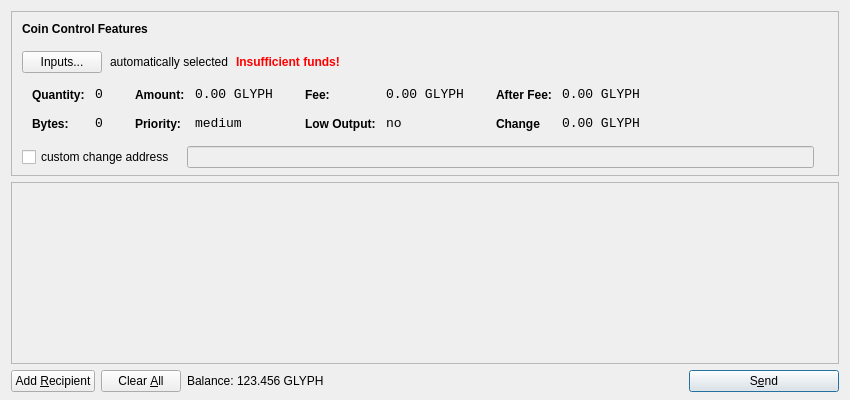
<?xml version="1.0" encoding="UTF-8"?>
<ui version="4.0">
 <class>SendCoinsDialog</class>
 <widget class="QDialog" name="SendCoinsDialog">
  <property name="geometry">
   <rect>
    <x>0</x>
    <y>0</y>
    <width>850</width>
    <height>400</height>
   </rect>
  </property>
  <property name="windowTitle">
   <string>Send Coins</string>
  </property>
  <layout class="QVBoxLayout" name="verticalLayout" stretch="0,1,0">
   <property name="bottomMargin">
    <number>8</number>
   </property>
   <item>
    <widget class="QFrame" name="frameCoinControl">
     <property name="sizePolicy">
      <sizepolicy hsizetype="Expanding" vsizetype="Expanding">
       <horstretch>0</horstretch>
       <verstretch>0</verstretch>
      </sizepolicy>
     </property>
     <property name="maximumSize">
      <size>
       <width>16777215</width>
       <height>16777215</height>
      </size>
     </property>
     <property name="frameShape">
      <enum>QFrame::StyledPanel</enum>
     </property>
     <property name="frameShadow">
      <enum>QFrame::Sunken</enum>
     </property>
     <layout class="QVBoxLayout" name="verticalLayoutCoinControl2">
      <property name="spacing">
       <number>-1</number>
      </property>
      <property name="leftMargin">
       <number>0</number>
      </property>
      <property name="topMargin">
       <number>0</number>
      </property>
      <property name="rightMargin">
       <number>0</number>
      </property>
      <property name="bottomMargin">
       <number>6</number>
      </property>
      <item>
       <layout class="QVBoxLayout" name="verticalLayoutCoinControl" stretch="0,0,0,0,1">
        <property name="spacing">
         <number>0</number>
        </property>
        <property name="leftMargin">
         <number>10</number>
        </property>
        <property name="topMargin">
         <number>10</number>
        </property>
        <item>
         <layout class="QHBoxLayout" name="horizontalLayoutCoinControl1">
          <property name="bottomMargin">
           <number>15</number>
          </property>
          <item>
           <widget class="QLabel" name="labelCoinControlFeatures">
            <property name="sizePolicy">
             <sizepolicy hsizetype="Preferred" vsizetype="Maximum">
              <horstretch>0</horstretch>
              <verstretch>0</verstretch>
             </sizepolicy>
            </property>
            <property name="font">
             <font>
              <weight>75</weight>
              <bold>true</bold>
             </font>
            </property>
            <property name="styleSheet">
             <string notr="true">font-weight:bold;</string>
            </property>
            <property name="text">
             <string>Coin Control Features</string>
            </property>
           </widget>
          </item>
         </layout>
        </item>
        <item>
         <layout class="QHBoxLayout" name="horizontalLayoutCoinControl2" stretch="0,0,0,0">
          <property name="spacing">
           <number>8</number>
          </property>
          <property name="bottomMargin">
           <number>10</number>
          </property>
          <item>
           <widget class="QPushButton" name="pushButtonCoinControl">
            <property name="styleSheet">
             <string notr="true"/>
            </property>
            <property name="text">
             <string>Inputs...</string>
            </property>
           </widget>
          </item>
          <item>
           <widget class="QLabel" name="labelCoinControlAutomaticallySelected">
            <property name="text">
             <string>automatically selected</string>
            </property>
            <property name="margin">
             <number>5</number>
            </property>
           </widget>
          </item>
          <item>
           <widget class="QLabel" name="labelCoinControlInsuffFunds">
            <property name="font">
             <font>
              <weight>75</weight>
              <bold>true</bold>
             </font>
            </property>
            <property name="styleSheet">
             <string notr="true">color:red;font-weight:bold;</string>
            </property>
            <property name="text">
             <string>Insufficient funds!</string>
            </property>
            <property name="margin">
             <number>5</number>
            </property>
           </widget>
          </item>
          <item>
           <spacer name="horizontalSpacerCoinControl">
            <property name="orientation">
             <enum>Qt::Horizontal</enum>
            </property>
            <property name="sizeHint" stdset="0">
             <size>
              <width>40</width>
              <height>1</height>
             </size>
            </property>
           </spacer>
          </item>
         </layout>
        </item>
        <item>
         <widget class="QWidget" name="widgetCoinControl" native="true">
          <property name="sizePolicy">
           <sizepolicy hsizetype="Preferred" vsizetype="Preferred">
            <horstretch>0</horstretch>
            <verstretch>0</verstretch>
           </sizepolicy>
          </property>
          <property name="minimumSize">
           <size>
            <width>0</width>
            <height>0</height>
           </size>
          </property>
          <property name="styleSheet">
           <string notr="true"/>
          </property>
          <layout class="QHBoxLayout" name="horizontalLayoutCoinControl5">
           <property name="margin">
            <number>0</number>
           </property>
           <item>
            <layout class="QHBoxLayout" name="horizontalLayoutCoinControl3" stretch="0,0,0,1">
             <property name="spacing">
              <number>20</number>
             </property>
             <property name="topMargin">
              <number>0</number>
             </property>
             <property name="bottomMargin">
              <number>10</number>
             </property>
             <item>
              <layout class="QFormLayout" name="formLayoutCoinControl1">
               <property name="horizontalSpacing">
                <number>10</number>
               </property>
               <property name="verticalSpacing">
                <number>14</number>
               </property>
               <property name="leftMargin">
                <number>10</number>
               </property>
               <property name="topMargin">
                <number>4</number>
               </property>
               <property name="rightMargin">
                <number>6</number>
               </property>
               <item row="0" column="0">
                <widget class="QLabel" name="labelCoinControlQuantityText">
                 <property name="styleSheet">
                  <string notr="true">font-weight:bold;</string>
                 </property>
                 <property name="text">
                  <string>Quantity:</string>
                 </property>
                 <property name="margin">
                  <number>0</number>
                 </property>
                </widget>
               </item>
               <item row="0" column="1">
                <widget class="QLabel" name="labelCoinControlQuantity">
                 <property name="font">
                  <font>
                   <family>Monospace</family>
                   <pointsize>10</pointsize>
                  </font>
                 </property>
                 <property name="cursor">
                  <cursorShape>IBeamCursor</cursorShape>
                 </property>
                 <property name="contextMenuPolicy">
                  <enum>Qt::ActionsContextMenu</enum>
                 </property>
                 <property name="text">
                  <string>0</string>
                 </property>
                 <property name="margin">
                  <number>0</number>
                 </property>
                 <property name="textInteractionFlags">
                  <set>Qt::LinksAccessibleByMouse|Qt::TextSelectableByKeyboard|Qt::TextSelectableByMouse</set>
                 </property>
                </widget>
               </item>
               <item row="1" column="0">
                <widget class="QLabel" name="labelCoinControlBytesText">
                 <property name="styleSheet">
                  <string notr="true">font-weight:bold;</string>
                 </property>
                 <property name="text">
                  <string>Bytes:</string>
                 </property>
                </widget>
               </item>
               <item row="1" column="1">
                <widget class="QLabel" name="labelCoinControlBytes">
                 <property name="font">
                  <font>
                   <family>Monospace</family>
                   <pointsize>10</pointsize>
                  </font>
                 </property>
                 <property name="cursor">
                  <cursorShape>IBeamCursor</cursorShape>
                 </property>
                 <property name="contextMenuPolicy">
                  <enum>Qt::ActionsContextMenu</enum>
                 </property>
                 <property name="text">
                  <string>0</string>
                 </property>
                 <property name="textInteractionFlags">
                  <set>Qt::LinksAccessibleByMouse|Qt::TextSelectableByKeyboard|Qt::TextSelectableByMouse</set>
                 </property>
                </widget>
               </item>
              </layout>
             </item>
             <item>
              <layout class="QFormLayout" name="formLayoutCoinControl2">
               <property name="horizontalSpacing">
                <number>10</number>
               </property>
               <property name="verticalSpacing">
                <number>14</number>
               </property>
               <property name="leftMargin">
                <number>6</number>
               </property>
               <property name="topMargin">
                <number>4</number>
               </property>
               <property name="rightMargin">
                <number>6</number>
               </property>
               <item row="0" column="0">
                <widget class="QLabel" name="labelCoinControlAmountText">
                 <property name="styleSheet">
                  <string notr="true">font-weight:bold;</string>
                 </property>
                 <property name="text">
                  <string>Amount:</string>
                 </property>
                 <property name="margin">
                  <number>0</number>
                 </property>
                </widget>
               </item>
               <item row="0" column="1">
                <widget class="QLabel" name="labelCoinControlAmount">
                 <property name="font">
                  <font>
                   <family>Monospace</family>
                   <pointsize>10</pointsize>
                  </font>
                 </property>
                 <property name="cursor">
                  <cursorShape>IBeamCursor</cursorShape>
                 </property>
                 <property name="contextMenuPolicy">
                  <enum>Qt::ActionsContextMenu</enum>
                 </property>
                 <property name="text">
                  <string>0.00 GLYPH</string>
                 </property>
                 <property name="textInteractionFlags">
                  <set>Qt::LinksAccessibleByMouse|Qt::TextSelectableByKeyboard|Qt::TextSelectableByMouse</set>
                 </property>
                </widget>
               </item>
               <item row="1" column="0">
                <widget class="QLabel" name="labelCoinControlPriorityText">
                 <property name="styleSheet">
                  <string notr="true">font-weight:bold;</string>
                 </property>
                 <property name="text">
                  <string>Priority:</string>
                 </property>
                </widget>
               </item>
               <item row="1" column="1">
                <widget class="QLabel" name="labelCoinControlPriority">
                 <property name="font">
                  <font>
                   <family>Monospace</family>
                   <pointsize>10</pointsize>
                  </font>
                 </property>
                 <property name="cursor">
                  <cursorShape>IBeamCursor</cursorShape>
                 </property>
                 <property name="contextMenuPolicy">
                  <enum>Qt::ActionsContextMenu</enum>
                 </property>
                 <property name="text">
                  <string>medium</string>
                 </property>
                 <property name="textInteractionFlags">
                  <set>Qt::LinksAccessibleByMouse|Qt::TextSelectableByKeyboard|Qt::TextSelectableByMouse</set>
                 </property>
                </widget>
               </item>
              </layout>
             </item>
             <item>
              <layout class="QFormLayout" name="formLayoutCoinControl3">
               <property name="horizontalSpacing">
                <number>10</number>
               </property>
               <property name="verticalSpacing">
                <number>14</number>
               </property>
               <property name="leftMargin">
                <number>6</number>
               </property>
               <property name="topMargin">
                <number>4</number>
               </property>
               <property name="rightMargin">
                <number>6</number>
               </property>
               <item row="0" column="0">
                <widget class="QLabel" name="labelCoinControlFeeText">
                 <property name="styleSheet">
                  <string notr="true">font-weight:bold;</string>
                 </property>
                 <property name="text">
                  <string>Fee:</string>
                 </property>
                 <property name="margin">
                  <number>0</number>
                 </property>
                </widget>
               </item>
               <item row="0" column="1">
                <widget class="QLabel" name="labelCoinControlFee">
                 <property name="font">
                  <font>
                   <family>Monospace</family>
                   <pointsize>10</pointsize>
                  </font>
                 </property>
                 <property name="cursor">
                  <cursorShape>IBeamCursor</cursorShape>
                 </property>
                 <property name="contextMenuPolicy">
                  <enum>Qt::ActionsContextMenu</enum>
                 </property>
                 <property name="text">
                  <string>0.00 GLYPH</string>
                 </property>
                 <property name="textInteractionFlags">
                  <set>Qt::LinksAccessibleByMouse|Qt::TextSelectableByKeyboard|Qt::TextSelectableByMouse</set>
                 </property>
                </widget>
               </item>
               <item row="1" column="0">
                <widget class="QLabel" name="labelCoinControlLowOutputText">
                 <property name="styleSheet">
                  <string notr="true">font-weight:bold;</string>
                 </property>
                 <property name="text">
                  <string>Low Output:</string>
                 </property>
                </widget>
               </item>
               <item row="1" column="1">
                <widget class="QLabel" name="labelCoinControlLowOutput">
                 <property name="font">
                  <font>
                   <family>Monospace</family>
                   <pointsize>10</pointsize>
                  </font>
                 </property>
                 <property name="cursor">
                  <cursorShape>IBeamCursor</cursorShape>
                 </property>
                 <property name="contextMenuPolicy">
                  <enum>Qt::ActionsContextMenu</enum>
                 </property>
                 <property name="text">
                  <string>no</string>
                 </property>
                 <property name="textInteractionFlags">
                  <set>Qt::LinksAccessibleByMouse|Qt::TextSelectableByKeyboard|Qt::TextSelectableByMouse</set>
                 </property>
                </widget>
               </item>
              </layout>
             </item>
             <item>
              <layout class="QFormLayout" name="formLayoutCoinControl4">
               <property name="horizontalSpacing">
                <number>10</number>
               </property>
               <property name="verticalSpacing">
                <number>14</number>
               </property>
               <property name="leftMargin">
                <number>6</number>
               </property>
               <property name="topMargin">
                <number>4</number>
               </property>
               <property name="rightMargin">
                <number>6</number>
               </property>
               <item row="0" column="0">
                <widget class="QLabel" name="labelCoinControlAfterFeeText">
                 <property name="styleSheet">
                  <string notr="true">font-weight:bold;</string>
                 </property>
                 <property name="text">
                  <string>After Fee:</string>
                 </property>
                 <property name="margin">
                  <number>0</number>
                 </property>
                </widget>
               </item>
               <item row="0" column="1">
                <widget class="QLabel" name="labelCoinControlAfterFee">
                 <property name="font">
                  <font>
                   <family>Monospace</family>
                   <pointsize>10</pointsize>
                  </font>
                 </property>
                 <property name="cursor">
                  <cursorShape>IBeamCursor</cursorShape>
                 </property>
                 <property name="contextMenuPolicy">
                  <enum>Qt::ActionsContextMenu</enum>
                 </property>
                 <property name="text">
                  <string>0.00 GLYPH</string>
                 </property>
                 <property name="textInteractionFlags">
                  <set>Qt::LinksAccessibleByMouse|Qt::TextSelectableByKeyboard|Qt::TextSelectableByMouse</set>
                 </property>
                </widget>
               </item>
               <item row="1" column="0">
                <widget class="QLabel" name="labelCoinControlChangeText">
                 <property name="styleSheet">
                  <string notr="true">font-weight:bold;</string>
                 </property>
                 <property name="text">
                  <string>Change</string>
                 </property>
                </widget>
               </item>
               <item row="1" column="1">
                <widget class="QLabel" name="labelCoinControlChange">
                 <property name="font">
                  <font>
                   <family>Monospace</family>
                   <pointsize>10</pointsize>
                  </font>
                 </property>
                 <property name="cursor">
                  <cursorShape>IBeamCursor</cursorShape>
                 </property>
                 <property name="contextMenuPolicy">
                  <enum>Qt::ActionsContextMenu</enum>
                 </property>
                 <property name="text">
                  <string>0.00 GLYPH</string>
                 </property>
                 <property name="textInteractionFlags">
                  <set>Qt::LinksAccessibleByMouse|Qt::TextSelectableByKeyboard|Qt::TextSelectableByMouse</set>
                 </property>
                </widget>
               </item>
              </layout>
             </item>
            </layout>
           </item>
          </layout>
         </widget>
        </item>
        <item>
         <layout class="QHBoxLayout" name="horizontalLayoutCoinControl4" stretch="0,0,0">
          <property name="spacing">
           <number>12</number>
          </property>
          <property name="sizeConstraint">
           <enum>QLayout::SetDefaultConstraint</enum>
          </property>
          <property name="topMargin">
           <number>5</number>
          </property>
          <property name="rightMargin">
           <number>5</number>
          </property>
          <item>
           <widget class="QCheckBox" name="checkBoxCoinControlChange">
            <property name="text">
             <string>custom change address</string>
            </property>
           </widget>
          </item>
          <item>
           <widget class="QLineEdit" name="lineEditCoinControlChange">
            <property name="enabled">
             <bool>false</bool>
            </property>
            <property name="sizePolicy">
             <sizepolicy hsizetype="Expanding" vsizetype="Fixed">
              <horstretch>0</horstretch>
              <verstretch>0</verstretch>
             </sizepolicy>
            </property>
           </widget>
          </item>
          <item>
           <widget class="QLabel" name="labelCoinControlChangeLabel">
            <property name="sizePolicy">
             <sizepolicy hsizetype="Preferred" vsizetype="Expanding">
              <horstretch>0</horstretch>
              <verstretch>0</verstretch>
             </sizepolicy>
            </property>
            <property name="minimumSize">
             <size>
              <width>0</width>
              <height>0</height>
             </size>
            </property>
            <property name="text">
             <string/>
            </property>
            <property name="margin">
             <number>3</number>
            </property>
           </widget>
          </item>
         </layout>
        </item>
        <item>
         <spacer name="verticalSpacerCoinControl">
          <property name="orientation">
           <enum>Qt::Vertical</enum>
          </property>
          <property name="sizeHint" stdset="0">
           <size>
            <width>800</width>
            <height>1</height>
           </size>
          </property>
         </spacer>
        </item>
       </layout>
      </item>
     </layout>
    </widget>
   </item>
   <item>
    <widget class="QScrollArea" name="scrollArea">
     <property name="widgetResizable">
      <bool>true</bool>
     </property>
     <widget class="QWidget" name="scrollAreaWidgetContents">
      <property name="geometry">
       <rect>
        <x>0</x>
        <y>0</y>
        <width>830</width>
        <height>165</height>
       </rect>
      </property>
      <layout class="QVBoxLayout" name="verticalLayout_2">
       <property name="margin">
        <number>0</number>
       </property>
       <item>
        <layout class="QVBoxLayout" name="entries">
         <property name="spacing">
          <number>6</number>
         </property>
        </layout>
       </item>
       <item>
        <spacer name="verticalSpacer">
         <property name="orientation">
          <enum>Qt::Vertical</enum>
         </property>
         <property name="sizeHint" stdset="0">
          <size>
           <width>20</width>
           <height>40</height>
          </size>
         </property>
        </spacer>
       </item>
      </layout>
     </widget>
    </widget>
   </item>
   <item>
    <layout class="QHBoxLayout" name="horizontalLayout">
     <item>
      <widget class="QPushButton" name="addButton">
       <property name="toolTip">
        <string>Send to multiple recipients at once</string>
       </property>
       <property name="text">
        <string>Add &amp;Recipient</string>
       </property>
       <property name="icon">
        <iconset resource="../bitcoin.qrc">
         <normaloff>:/icons/add</normaloff>:/icons/add</iconset>
       </property>
       <property name="autoDefault">
        <bool>false</bool>
       </property>
      </widget>
     </item>
     <item>
      <widget class="QPushButton" name="clearButton">
       <property name="sizePolicy">
        <sizepolicy hsizetype="Minimum" vsizetype="Fixed">
         <horstretch>0</horstretch>
         <verstretch>0</verstretch>
        </sizepolicy>
       </property>
       <property name="toolTip">
        <string>Remove all transaction fields</string>
       </property>
       <property name="text">
        <string>Clear &amp;All</string>
       </property>
       <property name="icon">
        <iconset resource="../bitcoin.qrc">
         <normaloff>:/icons/remove</normaloff>:/icons/remove</iconset>
       </property>
       <property name="autoRepeatDelay">
        <number>300</number>
       </property>
       <property name="autoDefault">
        <bool>false</bool>
       </property>
      </widget>
     </item>
     <item>
      <layout class="QHBoxLayout" name="horizontalLayout_2">
       <property name="spacing">
        <number>3</number>
       </property>
       <item>
        <widget class="QLabel" name="label">
         <property name="sizePolicy">
          <sizepolicy hsizetype="Preferred" vsizetype="Fixed">
           <horstretch>0</horstretch>
           <verstretch>0</verstretch>
          </sizepolicy>
         </property>
         <property name="text">
          <string>Balance:</string>
         </property>
        </widget>
       </item>
       <item>
        <widget class="QLabel" name="labelBalance">
         <property name="sizePolicy">
          <sizepolicy hsizetype="Preferred" vsizetype="Fixed">
           <horstretch>0</horstretch>
           <verstretch>0</verstretch>
          </sizepolicy>
         </property>
         <property name="cursor">
          <cursorShape>IBeamCursor</cursorShape>
         </property>
         <property name="text">
          <string>123.456 GLYPH</string>
         </property>
         <property name="textInteractionFlags">
          <set>Qt::LinksAccessibleByMouse|Qt::TextSelectableByKeyboard|Qt::TextSelectableByMouse</set>
         </property>
        </widget>
       </item>
      </layout>
     </item>
     <item>
      <spacer name="horizontalSpacer">
       <property name="orientation">
        <enum>Qt::Horizontal</enum>
       </property>
       <property name="sizeHint" stdset="0">
        <size>
         <width>40</width>
         <height>20</height>
        </size>
       </property>
      </spacer>
     </item>
     <item>
      <widget class="QPushButton" name="sendButton">
       <property name="minimumSize">
        <size>
         <width>150</width>
         <height>0</height>
        </size>
       </property>
       <property name="toolTip">
        <string>Confirm the send action</string>
       </property>
       <property name="text">
        <string>S&amp;end</string>
       </property>
       <property name="icon">
        <iconset resource="../bitcoin.qrc">
         <normaloff>:/icons/send</normaloff>:/icons/send</iconset>
       </property>
       <property name="default">
        <bool>true</bool>
       </property>
      </widget>
     </item>
    </layout>
   </item>
  </layout>
 </widget>
 <resources>
  <include location="../bitcoin.qrc"/>
 </resources>
 <connections/>
</ui>
